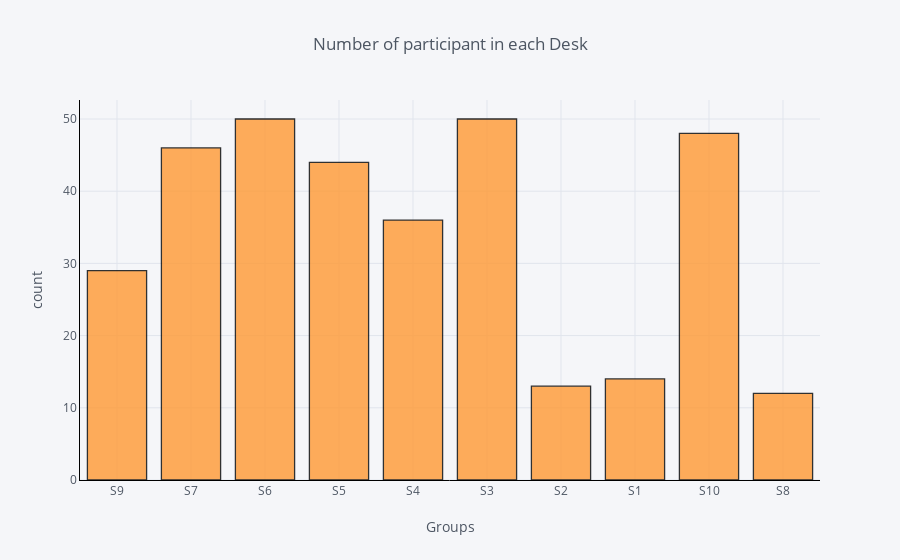

This figure's notebook cell:
### Code cell
data['Desk'].iplot(
    kind='hist',
    bins=100,
    xTitle='Groups',
    linecolor='black',
    yTitle='count',
    title='Number of participant in each Desk')

### Figure 1 — Plotly figure (JSON) as saved in the notebook; plotly's stock layout.template omitted (floating-point values rounded to 4 significant figures; data arrays with more than 128 entries replaced by an {"elided": "..."} marker saying what was removed)
{"data": [{"histfunc": "count", "histnorm": "", "marker": {"color": "rgba(255, 153, 51, 1.0)", "line": {"color": "#000000", "width": 1.3}}, "name": "Desk", "nbinsx": 100, "opacity": 0.8, "orientation": "v", "type": "histogram", "uid": "0f4ca90a-4627-413e-960c-51a01b3476e0", "x": {"elided": "342 str values"}}], "layout": {"barmode": "overlay", "legend": {"bgcolor": "#F5F6F9", "font": {"color": "#4D5663"}}, "paper_bgcolor": "#F5F6F9", "plot_bgcolor": "#F5F6F9", "title": {"font": {"color": "#4D5663"}, "text": "Number of participant in each Desk"}, "xaxis": {"gridcolor": "#E1E5ED", "linecolor": "black", "showgrid": true, "tickfont": {"color": "#4D5663"}, "title": {"font": {"color": "#4D5663"}, "text": "Groups"}, "zerolinecolor": "#E1E5ED"}, "yaxis": {"gridcolor": "#E1E5ED", "linecolor": "black", "showgrid": true, "tickfont": {"color": "#4D5663"}, "title": {"font": {"color": "#4D5663"}, "text": "count"}, "zerolinecolor": "#E1E5ED"}}}
